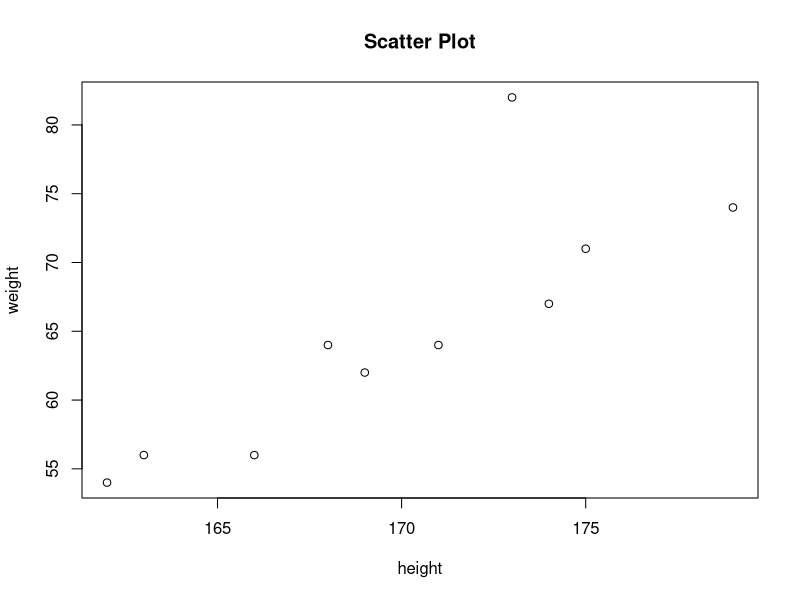

This chart was generated by the following R code:
height = c(162, 163, 166, 168, 169, 171, 173, 174, 175, 179)
weight = c(54, 56, 56, 64, 62, 64, 82, 67, 71, 74)

students = data.frame(height, weight)
students

str(students)

attach(students)		# attach 함수를 써서 자료를 고정함

plot(height, weight, main="Scatter Plot")	# x축 y축 산점도

cor(weight, height)		# 상관계수